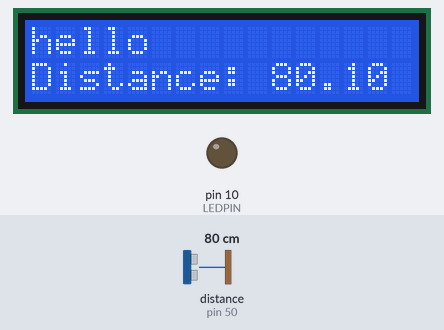
Recording of a sketch running on a simulated Arduino Mega 2560, built with avr-gcc and run on an emulated ATmega2560. Parts: 16×2 character LCD, output pins drawn as LEDs (lit = HIGH). Wiring (inferred from the names in the program): ultrasonic range finder: trigger pin 46; echo pin 50. The test bench sets the inputs (shaded band); at power-on: distance to the obstacle (sensor on pin 50) 80 cm. The echo pulse lasts 58.3 µs per cm; pins used as bus, display or sensor lines are not drawn; what the sketch prints to the serial monitor is not drawn.

Above: at 1.2 s.
1.3 s: distance to the obstacle (sensor on pin 50) set to 6 cm
At 2.7 s:
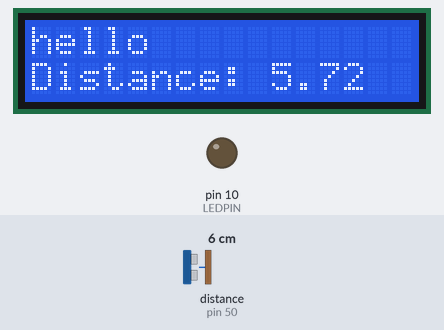
3.0 s: distance to the obstacle (sensor on pin 50) set to 3 cm
At 3.8 s:
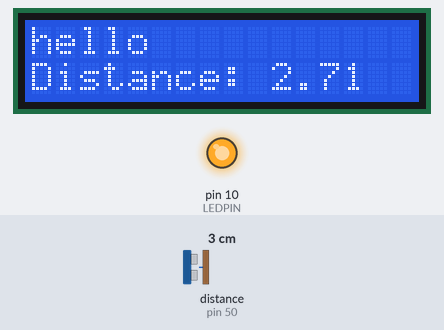
4.5 s: distance to the obstacle (sensor on pin 50) set to 2 cm
At 5.9 s:
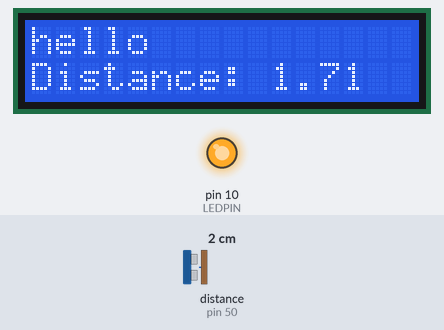
Timing chart, 0 to 7.5 s (numbered marks = the images above; inputs shaded):
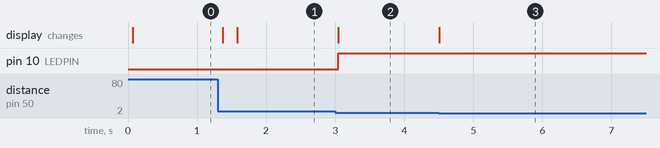

Measured:
- the behaviour switches between 5 and 4 cm on distance to the obstacle (sensor on pin 50) (found by bisection; images 1 and 2)
- after the input at 1.3 s, the display: first changes after 0.08 s (image 1 shows a later state)
- after the input at 3.0 s, pin 10 (LEDPIN): LOW → HIGH after 0.05 s; the display: changes after 0.05 s (image 2)
- after the input at 4.5 s, the display: changes at once (image 3)

The sketch:

lcd.ino
```cpp
#include "Arduino.h"
#include <LiquidCrystal.h>

LiquidCrystal lcd(7, 8, 2, 3, 4, 5); // pins RS, E, DB4, DB5, DB6, DB7

int trig = 46; // trigger pin
int echo = 50; // echo pin

int LEDPIN = 10; // LED pin

float distance;

void setup () {
	Serial.begin(9600); // open the serial bus to the computer
	pinMode(trig, OUTPUT); // set trigger pin to OUTPUT mode
	pinMode(echo, INPUT); // set echo pin to INPUT mode

	pinMode(LEDPIN, OUTPUT); // set LED pin to OUTPUT mode
	digitalWrite(LEDPIN, LOW); // turn off LED

	lcd.begin(16, 2); // inform the library that the LCD display is 16 columns and 2 rows

	lcd.print("hello"); // print "hello" to the LCD display
}

void loop () {
	bool DEBUG = true; // turn to false to disable the program

	if (DEBUG) {
		digitalWrite(trig, HIGH); // trigger the pulse
		delayMicroseconds(10); // trigger should last 10 microsends
		digitalWrite(trig, LOW); // 10 microseconds has passed, turn off the trigger

		unsigned long time = pulseIn(echo, HIGH, 30000UL); // wait for the echo, record how many microseconds it took to receive, timeout if it takes more than 30 milliseconds

		if (time == 0) { // recorded time is zero in case of timeout, this means there's no object detected
			Serial.println("nada"); // print to computer
			lcd.print("nada"); // print to LCD display
		} else {
			distance = (time / 58.0); // 58 microseconds of echo delay per 1 centimeter of distance between the sensor and object

			lcd.setCursor(0, 1);
			lcd.print("Distance:       "); // print to LCD display

			lcd.setCursor(10, 1);
			lcd.print(distance, 2); // print to LCD display
			Serial.println(distance); // print to the computer

			if (distance < 4) { // if closer than 4 centimeters
				digitalWrite(LEDPIN, HIGH); // turn on the LED
			} else {
				digitalWrite(LEDPIN, LOW); // turn off the LED
			}
		}

		delay(100); // wait 100 milliseconds before looping again
	}
}
```
